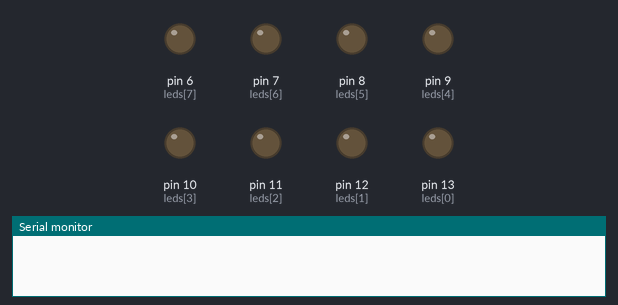
A sketch run on a simulated Arduino Uno, built with avr-gcc and run on an emulated ATmega328P. Shown: output pins drawn as LEDs (lit = HIGH), the last lines printed to the serial monitor.

Above: at 0.15 s.
At 2.55 s:
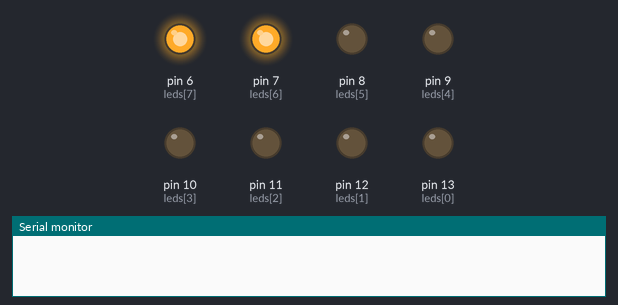
At 5.29 s:
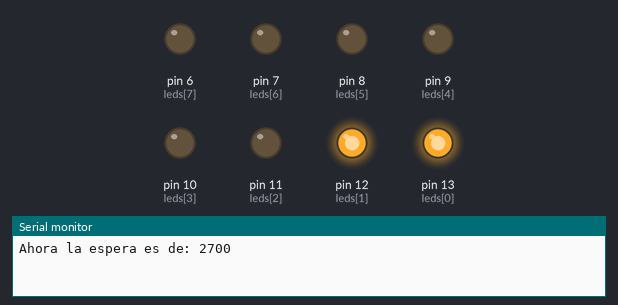
At 13.24 s:
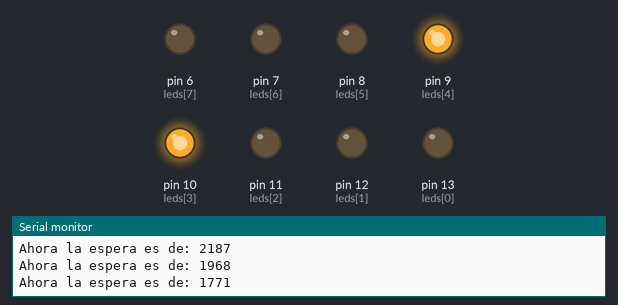
At 26.39 s:
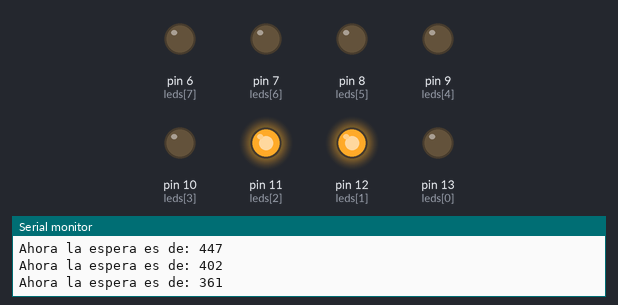
At 39.11 s:
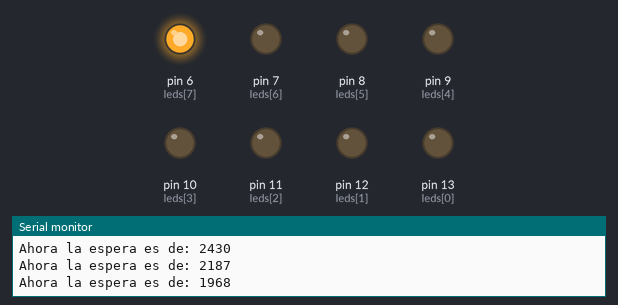
Timing chart, 0 to 40.0 s (numbered marks = the images above):
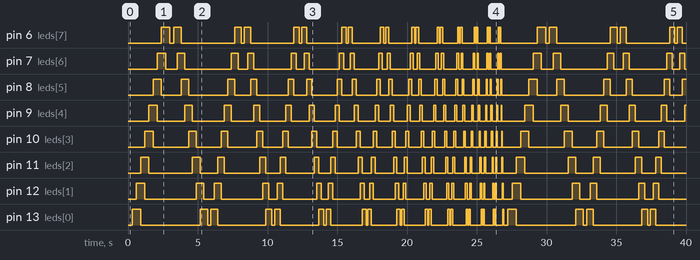

Measured:
- by itself, pin 6 (leds[7]): LOW → HIGH at 2.4 s, → LOW 0.60 s later, → HIGH 0.27 s later, → LOW 0.54 s later, … (56 changes in this stretch)
- by itself, pin 7 (leds[6]): LOW → HIGH at 2.1 s, → LOW 0.60 s later, → HIGH 0.84 s later, → LOW 0.54 s later, … (56 changes in this stretch)
- by itself, pin 8 (leds[5]): LOW → HIGH at 1.8 s, → LOW 0.60 s later, → HIGH 1.4 s later, → LOW 0.54 s later, … (55 changes in this stretch)
- by itself, pin 9 (leds[4]): LOW → HIGH at 1.5 s, → LOW 0.60 s later, → HIGH 2.0 s later, → LOW 0.54 s later, … (55 changes in this stretch)
- by itself, pin 10 (leds[3]): LOW → HIGH at 1.2 s, → LOW 0.60 s later, → HIGH 2.6 s later, → LOW 0.54 s later, … (54 changes in this stretch)
- by itself, pin 11 (leds[2]): LOW → HIGH at 0.90 s, → LOW 0.60 s later, → HIGH 3.1 s later, → LOW 0.54 s later, … (54 changes in this stretch)
- by itself, pin 12 (leds[1]): LOW → HIGH at 0.60 s, → LOW 0.60 s later, → HIGH 3.7 s later, → LOW 0.54 s later, … (54 changes in this stretch)
- by itself, pin 13 (leds[0]): LOW → HIGH at 0.30 s, → LOW 0.60 s later, → HIGH 4.3 s later, → LOW 0.54 s later, … (54 changes in this stretch)

The sketch:

codigo.ino
```cpp
const int leds[] = {13,12,11,10,9,8,7,6};
int espera = 3000;
int target = -2;
int op = 1;
void setup()
{
  for (int i = 0; i < 8; i++) {
    pinMode(leds[i], OUTPUT);
  }
  Serial.begin(9600);
}

void loop()
{
  digitalWrite(leds[target], HIGH);
  digitalWrite(leds[target + 1], HIGH);
  // Partimos la secuencia
  delay(espera / 10);
  digitalWrite(leds[target], LOW);
  digitalWrite(leds[target + 1], LOW);
  nextLed();
}

void nextLed() {
  target = target + op;
  if (target >= 8) {
    op = -1;
    incTime();
  } else if (target <= -2) {
   	op = 1;
	incTime();
  }

}

void incTime() {
  espera *= .9;
  if (espera < 300) {
    espera = 3000;
  }
  Serial.print("Ahora la espera es de: ");
  Serial.println(espera);
}
```
